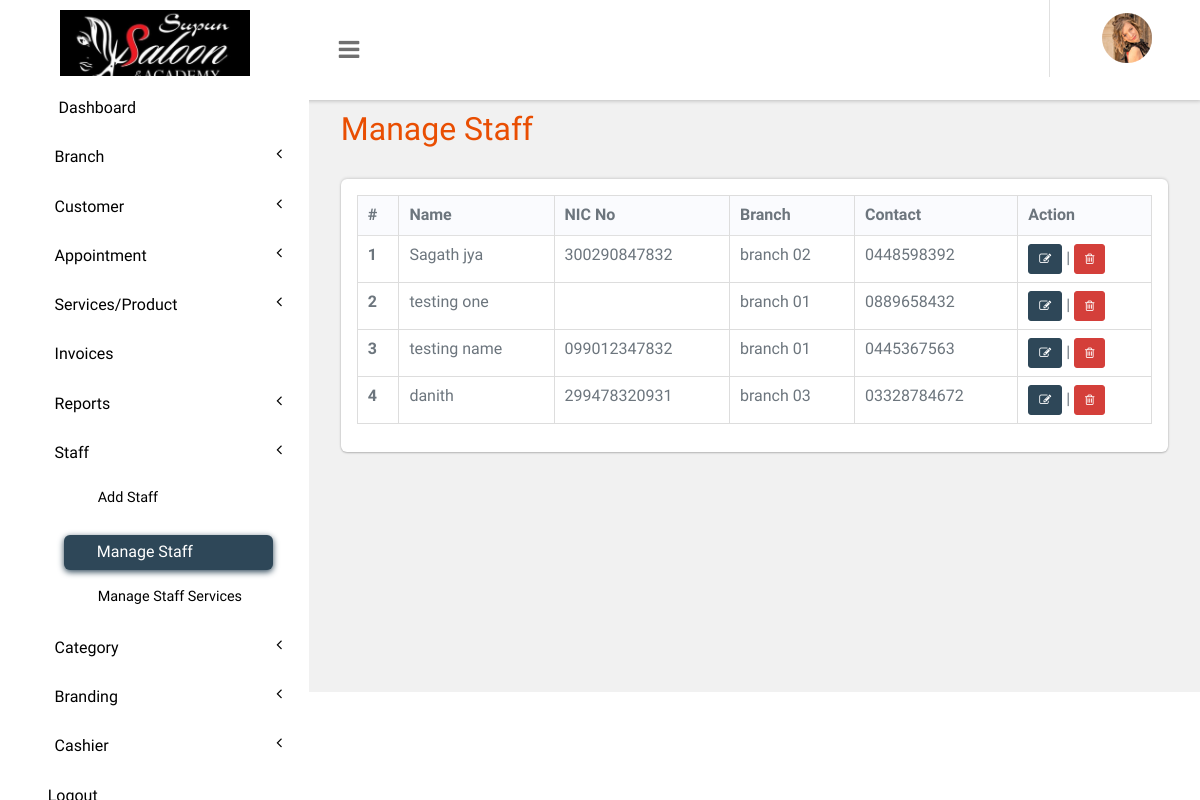
Page /panel/manage-staff.php (signed in) on the earlier database version.
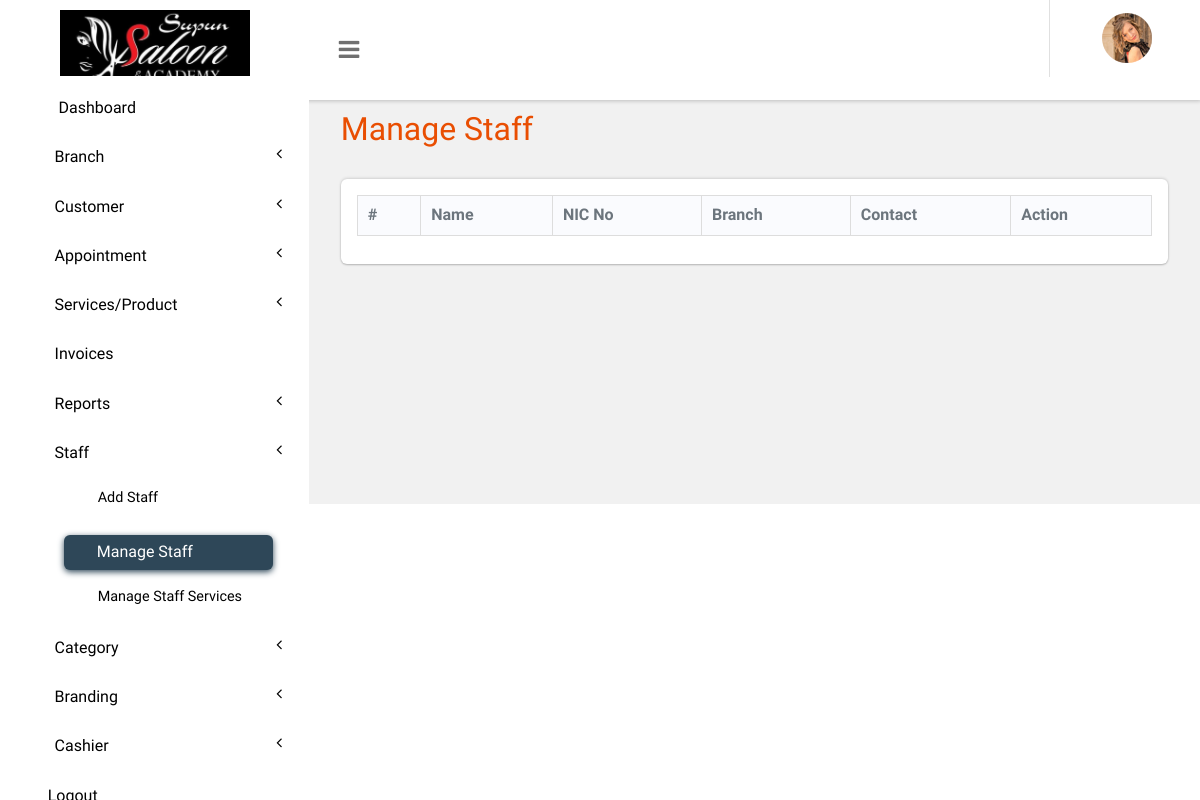
Same page on the later database version.
### tables this page shows
CREATE TABLE `branding` (
  `phone_no` int(10) NOT NULL,
  `logo` varchar(200) NOT NULL,
  `brand_name` varchar(200) NOT NULL,
  `id` int(10) NOT NULL,
  `company_email` varchar(50) NOT NULL,
  `website_name` varchar(50) NOT NULL,
  `address` varchar(50) NOT NULL,
  `favicon` varchar(50) NOT NULL
);

CREATE TABLE `tbl_staff` (
  `id` int(11) NOT NULL,
  `name` varchar(200) NOT NULL,
  `email` varchar(200) NOT NULL,
  `contact` varchar(50) NOT NULL,
  `nic_no` varchar(200) NOT NULL,
  `branch_id` int(10) NOT NULL
);

CREATE TABLE `tblbranch` (
  `branch_id` int(10) NOT NULL,
  `branch_name` varchar(100) NOT NULL
);

### panel/manage-staff.php (the view, shortened to what this page needs)
<?php
include('includes/dbconnection.php');
if (strlen($_SESSION['bpmsaid']==0)) {
  header('location:logout.php');
  } else{
  ?>
<!DOCTYPE HTML>
<html>
<head>
    <link href="css/bootstrap.css" rel='stylesheet' type='text/css' />
    <link href="css/style.css" rel='stylesheet' type='text/css' />
    <link href="css/font-awesome.css" rel="stylesheet">
    <link href="css/animate.css" rel="stylesheet" type="text/css" media="all">
    <link href="css/custom.css" rel="stylesheet">
</head>
<body class="cbp-spmenu-push">
    <div class="main-content">
        <?php include_once('includes/sidebar.php');?>
        <?php include_once('includes/header.php');?>
        <div id="page-wrapper">
            <div class="main-page">
                <div class="tables">
                    <h3 class="title1">Manage Staff</h3>
                    <div class="table-responsive bs-example widget-shadow">
                        <table id="example" class="table table-bordered">
                            <thead>
                                <tr>
                                    <th>#</th>
                                    <th>Name</th>
                                    <th>NIC No</th>
                                    <th>Branch</th>
                                    <th>Contact</th>
                                    <th>Action</th>
                                </tr>
                            </thead>
                            <tbody>
                                <?php
$ret=mysqli_query($con,"select tbl_staff.*, tblbranch.branch_name from tbl_staff left join tblbranch on tbl_staff.branch_id = tblbranch.branch_id");
$cnt=1;
while ($row=mysqli_fetch_array($ret)) {
?>
                                <tr>
                                    <th scope="row"><?php echo $cnt;?></th>
                                    <td><?php  echo $row['name'];?></td>
                                    <td><?php  echo $row['nic_no'];?></td>
                                    <td><?php  echo $row['branch_name'];?></td>
                                    <td><?php  echo $row['contact'];?></td>
                                    <td><a href="edit-staff.php?editid=<?php echo $row['id'];?>"
                                            class="btn btn-primary btn-sm"><i class="fa fa-edit"></i></a> |
                                        <a href="manage-staff.php?action=delete&&id=<?php echo $row['id'];?>"
                                            class="btn btn-danger btn-sm"><i class="fa fa-trash-o"
                                                aria-hidden="true"></i></a>
                                    </td>
                                </tr> <?php
$cnt=$cnt+1;
}?>
                            </tbody>
                        </table>
                    </div>
                </div>
            </div>
        </div>
    </div>
</body>
</html>
<?php }  ?>

### panel/includes/header.php (shortened to what this page needs)
<?php
$branding_query = mysqli_query($con, "select * from branding where id=1");
$branding_row = mysqli_fetch_array($branding_query);
?>
<div class="sticky-header header-section ">
      <div class="header-left">
        <div class="logo">
            <img src="images/<?php echo $branding_row['logo'];?>" width="190px" class="logo-top">
        </div>
        <button id="showLeftPush"><i class="fa fa-bars"></i></button>
      </div>
      <div class="header-right">
        <div class="profile_details_left">
          <ul class="nofitications-dropdown">
            <li class="dropdown head-dpdn">
            </li>
          </ul>
          <div class="clearfix"> </div>
        </div>
        <div class="profile_details">
          <ul>
            <li class="dropdown profile_details_drop">
              <a href="#" class="dropdown-toggle" data-toggle="dropdown" aria-expanded="false">
                <div class="profile_img">
                  <span class="prfil-img"><img src="images/1.png" alt="" width="50" height="50"> </span>
                </div>
              </a>
            </li>
          </ul>
        </div>
      </div>
      <div class="clearfix"> </div>
    </div>

Differences in the rows shown:
removed tbl_staff: name "Sagath jya", nic_no "300290847832", branch.branch_name "branch 02", contact "0448598392"
removed tbl_staff: name "testing one", branch.branch_name "branch 01", contact "0889658432"
removed tbl_staff: name "testing name", nic_no "099012347832", branch.branch_name "branch 01", contact "0445367563"
removed tbl_staff: name "danith", nic_no "299478320931", branch.branch_name "branch 03", contact "03328784672"
